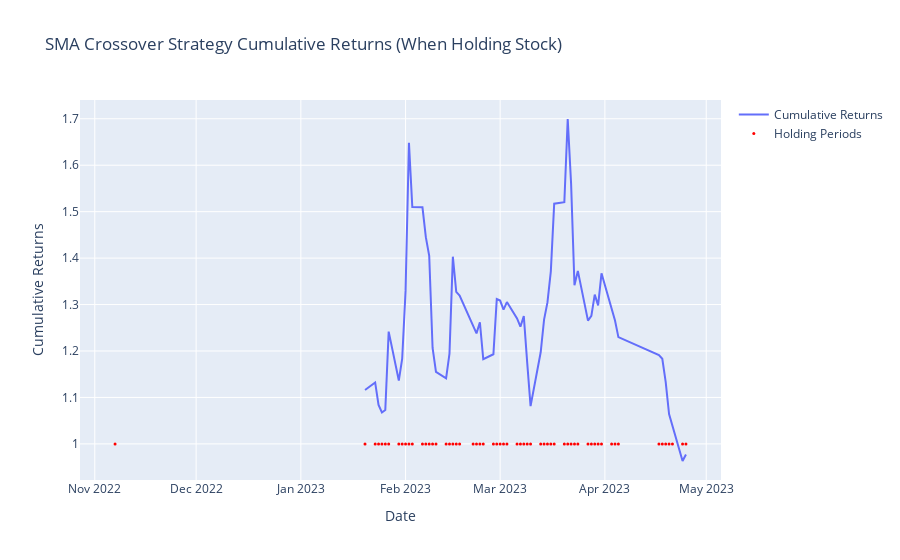

Notebook code cell kept with this figure:
### Markdown cell above
# Plot Cumulative Returns

### Code cell
# Create a trace for the cumulative returns
cumulative_returns_trace = go.Scatter(
    x=cumulative_strategy_returns.index,
    y=cumulative_strategy_returns.values,
    mode='lines',
    name='Cumulative Returns'
)

# Create a trace for the holding periods
holding_periods_trace = go.Scatter(
    x=holding_returns.index,
    y=[1] * len(holding_returns),
    mode='markers',
    marker=dict(size=3, color='red'),
    name='Holding Periods'
)

# Create a layout for the chart
layout = go.Layout(
    title=dict(text='SMA Crossover Strategy Cumulative Returns (When Holding Stock)'),
    xaxis=dict(title='Date'),
    yaxis=dict(title='Cumulative Returns'),
)

# Create the figure
fig = go.Figure(data=[cumulative_returns_trace, holding_periods_trace], layout=layout)

# Display the figure
fig.show()
